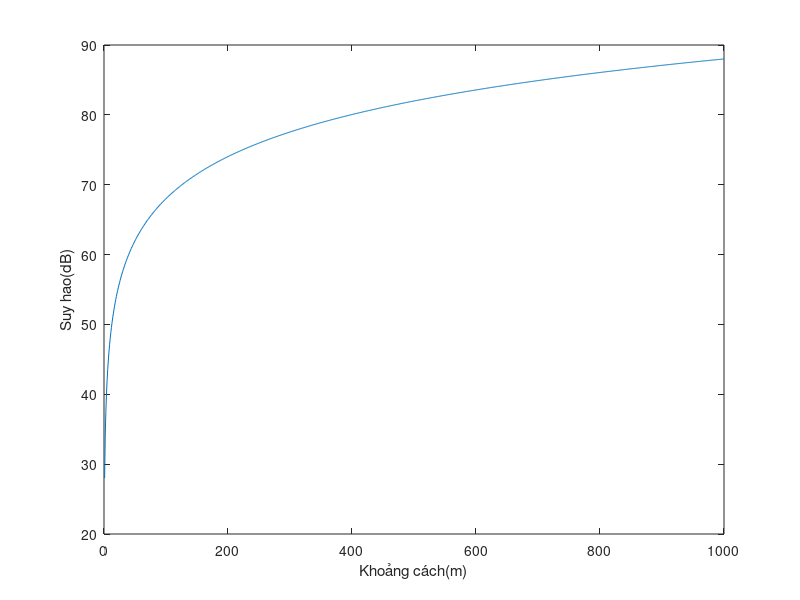

This figure's MATLAB source:
%f giảm%


f = 600;
c = 300;
d = 1:1:1000;
fspl = ((4*pi*d*f)/c).^2;
plot(d,10*log10(fspl));
xlabel('Khoảng cách(m)');
ylabel('Suy hao(dB)');